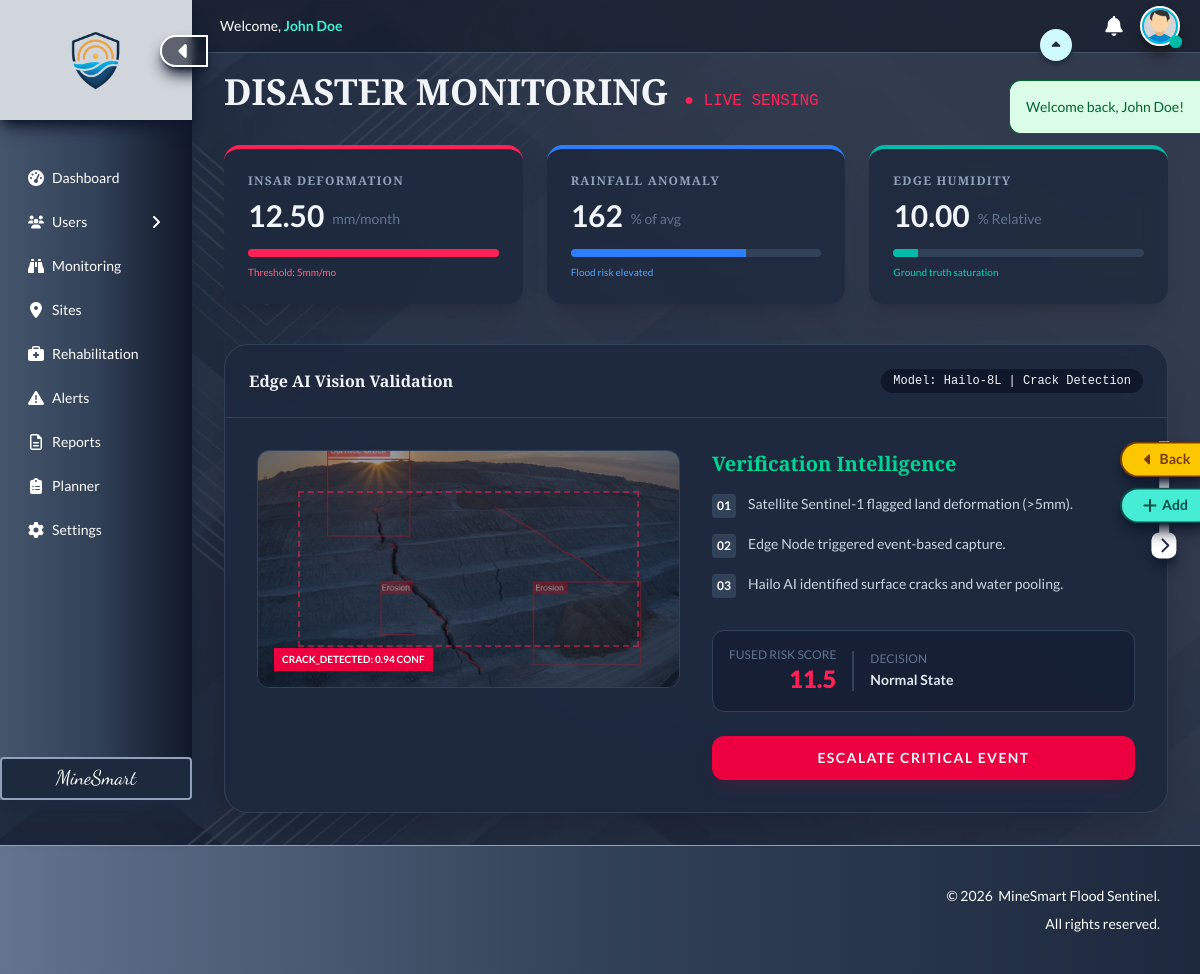
Page /disaster-monitoring (signed in) on the committed database.
### tables this page shows
CREATE TABLE site_monitoring (
  id INT AUTO_INCREMENT PRIMARY KEY,
  site_id INT NOT NULL,
  satellite_risk_index DECIMAL(5,2) DEFAULT 0.00,
  edge_verification_index DECIMAL(5,2) DEFAULT 0.00,
  final_risk_score DECIMAL(5,2) DEFAULT 0.00,
  system_decision VARCHAR(100) DEFAULT 'Normal State',
  last_sync TIMESTAMP DEFAULT CURRENT_TIMESTAMP ON UPDATE CURRENT_TIMESTAMP,
  FOREIGN KEY (site_id) REFERENCES sites(id) ON DELETE CASCADE
);

### app/helpers/risk_processor.php (called while the page is built, shortened)
<?php
  function getSiteRiskData($site_id, $pdo) {
    $stmt = $pdo->prepare("SELECT * FROM site_monitoring WHERE site_id = ?");
    $stmt->execute([$site_id]);
    return $stmt->fetch(PDO::FETCH_ASSOC);
  }
?>

### app/views/disaster-monitoring/index.php (the view, shortened to what this page needs)
<?php
  require __DIR__ . '/../../helpers/online_connector.php';
  require __DIR__ . '/../../helpers/risk_processor.php';
  $site_id = $_GET['id'] ?? 1;
  $riskData = getSiteRiskData($site_id, $pdo);
?>
<!DOCTYPE html>
<html lang="en">
  <head>
    <link href="<?php echo ROOT_URL; ?>/assets/css/output.css" rel="stylesheet">
  </head>
  <body class="relative bg-slate-900 text-slate-100 max-w-full overflow-x-hidden">
    <?php include '../includes/sidebar.php'; ?>
    <?php require __DIR__ . '/../includes/message.php'; ?>
    <main id="mainContent" class="relative min-h-screen w-[calc(100%-12rem)] ml-auto flex-1 flex flex-col overflow-hidden transition-all duration-500 ease-in-out">
      <?php include '../includes/header.php'; ?>
      <?php require __DIR__ . '/../includes/navigation.php'; ?>
      <section class="overflow-y-auto p-8 flex-grow pt-18">
        <div class="flex items-baseline gap-4 mb-8">
          <h1 class="text-4xl font-black">DISASTER MONITORING</h1>
          <span class="text-rose-500 font-mono animate-pulse">● LIVE SENSING</span>
        </div>
        <div class="grid grid-cols-1 md:grid-cols-3 gap-6 mb-10">
          <div class="bg-slate-800/80 backdrop-blur-md p-6 rounded-2xl border-t-4 border-rose-500 shadow-xl">
            <h3 class="text-slate-400 text-xs uppercase font-bold tracking-widest">InSAR Deformation</h3>
            <div class="flex items-end gap-2 mt-2">
              <span class="text-3xl font-bold"><?= $riskData['satellite_risk_index'] ?? '0.0' ?></span>
              <span class="text-slate-500 text-sm mb-1">mm/month</span>
            </div>
            <div class="mt-4 h-2 bg-slate-700 rounded-full overflow-hidden">
              <div class="bg-rose-500 h-full" style="width: <?= min(($riskData['satellite_risk_index'] ?? 0) * 10, 100) ?>%"></div>
            </div>
            <p class="text-[10px] mt-2 text-rose-400">Threshold: 5mm/mo</p>
          </div>
          <div class="bg-slate-800/80 backdrop-blur-md p-6 rounded-2xl border-t-4 border-blue-500 shadow-xl">
            <h3 class="text-slate-400 text-xs uppercase font-bold tracking-widest">Rainfall Anomaly</h3>
            <div class="flex items-end gap-2 mt-2">
              <span class="text-3xl font-bold">162</span>
              <span class="text-slate-500 text-sm mb-1">% of avg</span>
            </div>
            <div class="mt-4 h-2 bg-slate-700 rounded-full overflow-hidden">
              <div class="bg-blue-500 h-full w-[70%]"></div>
            </div>
            <p class="text-[10px] mt-2 text-blue-400">Flood risk elevated</p>
          </div>
          <div class="bg-slate-800/80 backdrop-blur-md p-6 rounded-2xl border-t-4 border-teal-500 shadow-xl">
            <h3 class="text-slate-400 text-xs uppercase font-bold tracking-widest">Edge Humidity</h3>
            <div class="flex items-end gap-2 mt-2">
              <span class="text-3xl font-bold"><?= $riskData['edge_verification_index'] ?? '0' ?></span>
              <span class="text-slate-500 text-sm mb-1">% Relative</span>
            </div>
            <div class="mt-4 h-2 bg-slate-700 rounded-full overflow-hidden">
              <div class="bg-teal-500 h-full" style="width: <?= $riskData['edge_verification_index'] ?? 0 ?>%"></div>
            </div>
            <p class="text-[10px] mt-2 text-teal-400">Ground truth saturation</p>
          </div>
        </div>
        <div class="bg-slate-800/90 backdrop-blur-lg rounded-3xl border border-slate-700 overflow-hidden shadow-2xl">
          <div class="p-6 border-b border-slate-700 flex justify-between items-center">
            <h3 class="font-bold">Edge AI Vision Validation</h3>
            <span class="px-3 py-1 bg-slate-900 rounded-full text-xs font-mono">Model: Hailo-8L | Crack Detection</span>
          </div>
          <div class="grid grid-cols-1 md:grid-cols-2 gap-8 p-8">
            <div class="aspect-video bg-slate-900 rounded-xl border border-slate-700 relative flex items-center justify-center overflow-hidden">
              <img src="<?php echo ROOT_URL; ?>/assets/images/edge-cam-sample.webp" class="object-cover w-full h-full opacity-60">
              <div class="absolute inset-0 border-2 border-dashed border-rose-500/50 m-10"></div>
              <div class="absolute bottom-4 left-4 bg-rose-600 text-white text-[10px] font-bold px-2 py-1">CRACK_DETECTED: 0.94 CONF</div>
            </div>
            <div class="flex flex-col justify-center">
              <h4 class="text-xl font-bold mb-4 text-emerald-400">Verification Intelligence</h4>
              <ul class="space-y-4">
                <li class="flex items-start gap-3">
                  <span class="w-6 h-6 bg-slate-700 rounded flex items-center justify-center text-xs font-bold text-white">01</span>
                  <p class="text-sm text-slate-300">Satellite Sentinel-1 flagged land deformation (>5mm).</p>
                </li>
                <li class="flex items-start gap-3">
                  <span class="w-6 h-6 bg-slate-700 rounded flex items-center justify-center text-xs font-bold text-white">02</span>
                  <p class="text-sm text-slate-300">Edge Node triggered event-based capture.</p>
                </li>
                <li class="flex items-start gap-3">
                  <span class="w-6 h-6 bg-slate-700 rounded flex items-center justify-center text-xs font-bold text-white">03</span>
                  <p class="text-sm text-slate-300">Hailo AI identified surface cracks and water pooling.</p>
                </li>
              </ul>
              <div class="mt-8 flex items-center gap-4 p-4 bg-slate-900/50 rounded-xl border border-slate-700">
                <div class="text-right">
                  <span class="text-xs text-slate-500 block uppercase">Fused Risk Score</span>
                  <span class="text-2xl font-black text-rose-500"><?= number_format($riskData['final_risk_score'] ?? 0, 1) ?></span>
                </div>
                <div class="h-10 w-[2px] bg-slate-700"></div>
                <div class="flex-grow">
                  <span class="text-xs text-slate-500 block uppercase">Decision</span>
                  <span class="text-sm font-bold text-slate-200"><?= $riskData['system_decision'] ?? 'Waiting for data...' ?></span>
                </div>
              </div>
              <button class="mt-6 py-3 bg-rose-600 hover:bg-rose-700 rounded-xl font-bold uppercase tracking-widest text-sm transition-all shadow-lg shadow-rose-900/20">Escalate Critical Event</button>
            </div>
          </div>
        </div>
      </section>
    </main>
    <?php include '../includes/footer.php'; ?>
  </body>
</html>

### rows in the picture
site_monitoring: satellite_risk_index "12.50", edge_verification_index "10.00", final_risk_score "11.5", system_decision "Normal State"

### other values in the picture
$message['text'] "Welcome back, John Doe!"
$currentUser['full_name'] "John Doe"
